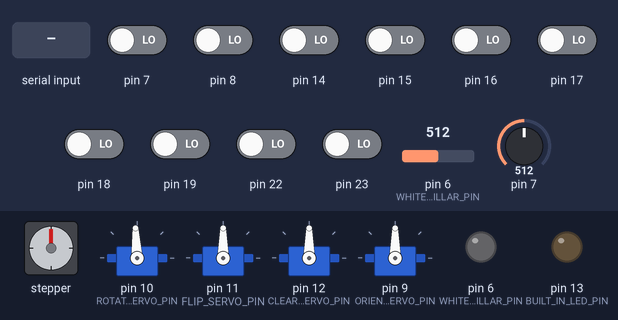
A sketch run on a simulated Arduino Uno, built with avr-gcc and run on an emulated ATmega328P. Parts: stepper motor, 4 × servo, output pins drawn as LEDs (lit = HIGH). Wiring (inferred from the names in the program): stepper motor (2048 steps per turn assumed): coils pin 2, pin 3, pin 4, pin 5. The test bench sets the inputs (shaded band); at power-on: pin 7, pin 8, pin 14–19, pin 22, pin 23 LOW, pin 6 (WHITE_PILLAR_PIN) = 512, pin 7 = 512. What the sketch prints to the serial monitor is not drawn.

Above: at 0.9 s.
1.0 s: "ready\n" received over Serial
2.5 s: "EXIT,1\n" received over Serial
4.0 s: "90,45,200\n" received over Serial
Timing chart, 0 to 7.0 s (numbered marks = the images above; inputs shaded):
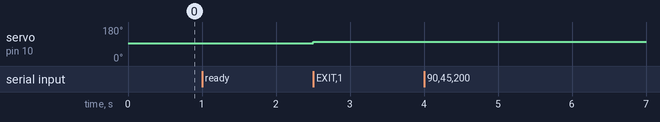

The sketch:

communication_test.ino
```cpp
/* TODO:
 *  0) Figure out data transmission from Pi to Teensy
 *  1) For objects inside platforms:
 *      - Control LEDs based on classes
 *      - Control servo based on angle
 *  2) For nearby objects:
 *      - Control LEDs based on number of objects
 *  3) Error codes:
 *      - Signal when camera is not detected
 */

#include <Servo.h>
#include <vector>
#include <algorithm>
#include "macros.h"
#include "DataPackage.h"
#include "FlipperPlatform.h"
#include "StorageDrum.h"

const int pinLED1 = BUILT_IN_LED_PIN;
const int pinPinkDuck = PINK_DUCK_PIN;
const int pinYellowDuck = YELLOW_DUCK_PIN;
const int pinRedPillar = RED_PILLAR_PIN;
const int pinGreenPillar = GREEN_PILLAR_PIN;
const int pinWhitePillar = WHITE_PILLAR_PIN;

const int rotationServoPin = ROTATION_SERVO_PIN;
const int flipServoPin = FLIP_SERVO_PIN;
const int clearServoPin = CLEAR_SERVO_PIN;


Servo orientationServo, rotationServo, flipServo, clearServo;
DataPackage dataPackage;
FlipperPlatform flipper(rotationServoPin, flipServoPin, clearServoPin);
//StorageDrum drum;

void setup() {

  pinMode(pinLED1, OUTPUT);      // Built-in LED
  pinMode(pinPinkDuck, OUTPUT);
  pinMode(pinYellowDuck, OUTPUT);
  pinMode(pinRedPillar, OUTPUT);
  pinMode(pinGreenPillar, OUTPUT);
  pinMode(pinWhitePillar, OUTPUT);

  orientationServo.attach(ORIENTATION_SERVO_PIN);
  Serial.begin(115200);

  waitForPi();

}

void loop() {
  // Check if there's a data package
  if (Serial.available() > NO_INCOMING_DATA) {
    // Read string
    String input_string = Serial.readStringUntil('\n');
    if (input_string == "EXIT") {
      clearSignals();  // call clearSignals() function if exit message received
    }

    else if (input_string == "RESET") {
      clearSignals();  // call clearSignals() function if exit message received
      waitForPi();
    }

    else {
      size_t input_size = input_string.length();
      uint8_t* input_array = (uint8_t*) input_string.c_str();

      // Parse data from string
      dataPackage.parse_data_package(input_array, input_size);

      // Turn on LED corresponding to the object class
      digitalWrite(pinPinkDuck, std::find(dataPackage.classObjectsInPlatform.begin(), dataPackage.classObjectsInPlatform.end(), PINK_DUCK) != dataPackage.classObjectsInPlatform.end());
      digitalWrite(pinYellowDuck, std::find(dataPackage.classObjectsInPlatform.begin(), dataPackage.classObjectsInPlatform.end(), YELLOW_DUCK) != dataPackage.classObjectsInPlatform.end());
      digitalWrite(pinRedPillar, std::find(dataPackage.classObjectsInPlatform.begin(), dataPackage.classObjectsInPlatform.end(), RED_PILLAR) != dataPackage.classObjectsInPlatform.end());
      digitalWrite(pinGreenPillar, std::find(dataPackage.classObjectsInPlatform.begin(), dataPackage.classObjectsInPlatform.end(), GREEN_PILLAR) != dataPackage.classObjectsInPlatform.end());
      digitalWrite(pinWhitePillar, std::find(dataPackage.classObjectsInPlatform.begin(), dataPackage.classObjectsInPlatform.end(), WHITE_PILLAR) != dataPackage.classObjectsInPlatform.end());

      // Move servo to correct angle
      flipper.currentAngle = abs(dataPackage.orientationObjectsInPlatform[0]);
      if(flipper.currentAngle > 10){
        flipper.rotatePlatform();
        Serial.println(flipper.currentAngle);
      } else{
        flipper.stopRotation();
        flipper.flipPlatform();
        Serial.println("Stopped");
      }
    }
    dataPackage.print_data_package();
  }
}

void clearSignals(){
  digitalWrite(pinLED1, LOW);
  digitalWrite(pinYellowDuck, LOW);
  digitalWrite(pinRedPillar, LOW);
  digitalWrite(pinGreenPillar, LOW);
  digitalWrite(pinWhitePillar, LOW);
}

void waitForPi(){
  bool raspi_ready = false;
  while (!raspi_ready) {
    if (Serial.available()) {
      String message = Serial.readStringUntil('\n');
      if (message == "ready") {
        raspi_ready = true;
        Serial.println("ready");
      }
    }
  }
}
```

DataPackage.h
```cpp
////////////////////////////////////////////////////////////////////////////////
//  Description: This file contains the DataPackage class
//
//  Modified: Carlos Anzola (23 Feb 2023)
////////////////////////////////////////////////////////////////////////////////
//  Class ID:
//    0 = Yellow_Duck
//    1 = Pink_Duck
//    2 = White_Pillar
//    3 = Green_Pillar
//    4 = Red_Pillar
//
//  Data string format:
//    isCameraOn,numObjectsInPlatform,classObjectsInPlatform,orientationObjectsInPlatform
//    - Example:
//        camera works, 2 objects: pink duck at 90°, and green pillar at 38°
//        String raw_data = "1,2,1,90,3,38"
//    - NOTE: class and orientation are alternating
////////////////////////////////////////////////////////////////////////////////

#include <vector>
#include "macros.h"

// Define an enumeration to track errors in the data package
enum class Data_Package_Error {
  DATA_PACKAGE_ERROR_NONE,
  DATA_PACKAGE_ERROR_CAMERA_NOT_WORKING,
  //DATA_PACKAGE_ERROR_TOO_MANY_OBJECTS,
  DATA_PACKAGE_ERROR_INVALID_NUMBER_OF_OBJECTS,
  //DATA_PACKAGE_ERROR_TOO_MANY_CLASSES,
  DATA_PACKAGE_ERROR_INVALID_CLASS_ID,
  DATA_PACKAGE_ERROR_MISMATCHED_CLASSES_OBJECTS,
  DATA_PACKAGE_ERROR_NULL_POINTER
};

class DataPackage {
public:
  // Public attributes
  bool isCameraWorking;
  int numObjectsInPlatform;
  std::vector<int> classObjectsInPlatform;
  std::vector<int> orientationObjectsInPlatform;

  // Constructor to initialize the class attributes
  DataPackage() :
    isCameraWorking(false),
    numObjectsInPlatform(0),
    classObjectsInPlatform(),
    orientationObjectsInPlatform(),
    status(Data_Package_Error::DATA_PACKAGE_ERROR_NONE)
  {}

  // Method to clear data package
  void reset_data_package(){
    isCameraWorking = false;
    numObjectsInPlatform = 0;
    classObjectsInPlatform.clear();
    orientationObjectsInPlatform.clear();
    status = Data_Package_Error::DATA_PACKAGE_ERROR_NONE;
  }

  // Method to parse the data package from an input array
  void parse_data_package(uint8_t* input_array, size_t input_size) {
    reset_data_package();
    // Parse input string into tokens
    char input_string[MAX_INPUT_SIZE];
    strncpy(input_string, (char*) input_array, input_size);
    input_string[input_size] = '\0';

    // Parse camera status
    char* token = strtok(input_string, ",");
    if (token == NULL) {
      // Invalid input string
      status = Data_Package_Error::DATA_PACKAGE_ERROR_NULL_POINTER;
      return;
    }
    this->isCameraWorking = atoi(token);
    if (isCameraWorking == 0) {
      status = Data_Package_Error::DATA_PACKAGE_ERROR_CAMERA_NOT_WORKING;
      return;
    }

    // Parse number of objects
    token = strtok(NULL, ",");
    if (token == NULL) {
      // Invalid input string
      status = Data_Package_Error::DATA_PACKAGE_ERROR_NULL_POINTER;
      return;
    }
    this->numObjectsInPlatform = atoi(token);
    if (this->numObjectsInPlatform < 0 || this->numObjectsInPlatform > 17) {
      status = Data_Package_Error::DATA_PACKAGE_ERROR_INVALID_NUMBER_OF_OBJECTS;
      return;
    }

    // Parse classes and orientations of objects
    for (int i = 0; i < this->numObjectsInPlatform; i++) {
      // Parse class of object
      token = strtok(NULL, ",");
      if (token == NULL) {
        // Invalid input string
        status = Data_Package_Error::DATA_PACKAGE_ERROR_NULL_POINTER;
        return;
      }
      int class_of_object = atoi(token);
      if (class_of_object < 0 || class_of_object > 4) {
      status = Data_Package_Error::DATA_PACKAGE_ERROR_INVALID_CLASS_ID;
      return;
    }

      // Parse orientation of object
      token = strtok(NULL, ",");
      if (token == NULL) {
        // Invalid input string
        status = Data_Package_Error::DATA_PACKAGE_ERROR_NULL_POINTER;
        return;
      }
      int orientation_of_object = atoi(token);

      this->classObjectsInPlatform.push_back(class_of_object);
      this->orientationObjectsInPlatform.push_back(orientation_of_object);
    }
  }

  // Public attribute to track status
  Data_Package_Error status;

  /// Method to print the current data package
  void print_data_package() const {
    Serial.print(isCameraWorking);
    Serial.print(", ");
    Serial.print(numObjectsInPlatform);
    Serial.print(", ");

    for (int i = 0; i < numObjectsInPlatform; i++) {
        Serial.print(classObjectsInPlatform[i]);
        Serial.print(", ");
        Serial.print(orientationObjectsInPlatform[i]);
        if(i == numObjectsInPlatform - 1){
          break;
        }
        Serial.print(", ");
    }
    Serial.println();
  }
  // Getter for isCameraWorking attribute
  bool getIsCameraWorking() const {
    return isCameraWorking;
  }

  // Getter for numObjectsInPlatform attribute
  int getNumObjectsInPlatform() const {
    return numObjectsInPlatform;
  }

  // Getter for classObjectsInPlatform attribute
  const std::vector<int>& getClassObjectsInPlatform() const {
    return classObjectsInPlatform;
  }

  // Getter for orientationObjectsInPlatform attribute
  const std::vector<int>& getOrientationObjectsInPlatform() const {
    return orientationObjectsInPlatform;
  }

  // Getter for status attribute
  Data_Package_Error getStatus() const {
    return status;
  }

};
```

FlipperPlatform.h
```cpp
////////////////////////////////////////////////////////////////////////////////
//  Description: This file contains the FlipperPlatform class
//
//  Modified: Carlos Anzola (27 Mar 2023)
////////////////////////////////////////////////////////////////////////////////
//  Ideally, the rotation servo ratates until the object is oriented.
//  Then, the flip servo flips the platform, sending the object to the
//  elevator platform.
//  If there is more than one object, the clean servo clears the platform.
////////////////////////////////////////////////////////////////////////////////

#include <Servo.h>
#include "macros.h"

enum class Flipper_Platform_Status {
  NO_OBJECTS_IN_PLATFORM,
  UNORIENTED_OBJECT,
  ORIENTED_OBJECT,
  FLIPPING_OBJECT,
  FLIPPER_PLATFORM_ERROR_MORE_THAN_ONE_OBJECT,
  FLIPPER_PLATFORM_ERROR_UNKNOWN
};


class FlipperPlatform {
  private:
    // Private attributes
    Servo rotationServo;
    Servo flipServo;
    Servo clearServo;

    // Private helper function to wait for a certain amount of time
    void wait(unsigned long duration) {
      unsigned long startTime = millis();
      while (millis() - startTime < duration) {
        // Do nothing while waiting
      }
    }


  public:
    // Public attributes
    Flipper_Platform_Status status;
    int currentAngle;
    int numObjects;

  // Constructor to initialize the class attributes
    FlipperPlatform(int rotationServoPin, int flipServoPin, int clearServoPin) {
      status = Flipper_Platform_Status::NO_OBJECTS_IN_PLATFORM;
      currentAngle = 0;
      numObjects = 0;
      rotationServo.attach(rotationServoPin);
      rotationServo.writeMicroseconds(1500);
      flipServo.attach(flipServoPin);
      clearServo.attach(clearServoPin);
    }

    void rotatePlatform() {
      rotationServo.writeMicroseconds(1600);
    }

    void stopRotation(){
      rotationServo.writeMicroseconds(1500);
    }

    void flipPlatform(/*ElevatorPlatform& elevatorPlatform*/) {
      //while(elevatorPlatform.status == READY){}
      status = Flipper_Platform_Status::FLIPPING_OBJECT;
      flipServo.write(80);
      wait(2000);
      flipServo.write(10);
      wait(2000);
    }

    void clearPlatform() {
      clearServo.write(80);
      wait(2000);
      clearServo.write(10);
      wait(2000);
    }

    Flipper_Platform_Status getStatus(Flipper_Platform_Status state) {
      return status;
    }

    void setStatus(Flipper_Platform_Status state) {
      status = state;
    }

    int getCurrentAngle() {
      return currentAngle;
    }

    void setCurrentAngle(int angle) {
      currentAngle = angle;
    }

    int getNumObjects() {
      return numObjects;
    }

    void setNumObjects(int num) {
      numObjects = num;
    }

};
```

macros.h
```cpp
////////////////////////////////////////////////////////////////////////////////
//  Description: This file contains the macros
//
//  Modified: Carlos Anzola (27 Feb 2023)
////////////////////////////////////////////////////////////////////////////////

#define TRUE 1
#define FALSE 0

#define BUILT_IN_LED_PIN 13
#define PINK_DUCK_PIN 2
#define YELLOW_DUCK_PIN 3
#define RED_PILLAR_PIN 4
#define GREEN_PILLAR_PIN 5
#define WHITE_PILLAR_PIN 6

#define ORIENTATION_SERVO_PIN 9

#define ROTATION_SERVO_PIN 10
#define FLIP_SERVO_PIN 11
#define CLEAR_SERVO_PIN 12

#define MAX_INPUT_SIZE 128
#define NO_INCOMING_DATA 0

#define DUCK 0
#define PILLAR 1

#define YELLOW_DUCK 0
#define PINK_DUCK 1
#define WHITE_PILLAR 2
#define GREEN_PILLAR 3
#define RED_PILLAR 4

#define YELLOW 0
#define PINK 1
#define WHITE 2
#define GREEN 3
#define RED 4
#define ALL 5

#define FIRST_YELLOW_DUCK 0
#define SECOND_YELLOW_DUCK 2

#define NO_STORAGE_AVAILABLE 15 // 4'b1111
#define FIRST_SLOT 0
#define SECOND_SLOT 1
#define THIRD_SLOT 2
#define FOURTH_SLOT 3   // whites
#define FIFTH_SLOT 4    // greens
#define SIXTH_SLOT 5    // red & green
#define BRACING_SLOT 6  // white

#define FIRST_POSITION 0
#define SECOND_POSITION 1

#define PUSH_IN 0
#define PUSH_OUT 1

#define CANT_ADD_ITEM 0
#define ITEM_ADDED 1

#define ITEM_REMOVED 0
#define CANT_REMOVE_ITEM 1


#define SMALL_BRACING 0
#define BIG_BRACING 1
```

Source omitted: StorageDrum.h (12110 bytes)

Measured:
- after the input at 1.0 s, every drawn part: stays the same
- after the input at 2.5 s, servo on pin 10 (ROTATION_SERVO_PIN): 93° → 102° at once
- after the input at 4.0 s, every drawn part: stays the same
